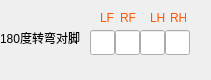
     <widget class="QWidget" name="widget_12" native="true">
      <property name="geometry">
       <rect>
        <x>340</x>
        <y>360</y>
        <width>211</width>
        <height>80</height>
       </rect>
      </property>
      <widget class="QLineEdit" name="edit_180TrotTurn_pressSet_lf">
       <property name="geometry">
        <rect>
         <x>90</x>
         <y>30</y>
         <width>25</width>
         <height>25</height>
        </rect>
       </property>
       <property name="text">
        <string/>
       </property>
      </widget>
      <widget class="QLabel" name="label_104">
       <property name="geometry">
        <rect>
         <x>0</x>
         <y>30</y>
         <width>81</width>
         <height>16</height>
        </rect>
       </property>
       <property name="styleSheet">
        <string notr="true">font: 25 7pt &quot;Adobe 宋体 Std L&quot;;</string>
       </property>
       <property name="text">
        <string>180度转弯对脚</string>
       </property>
      </widget>
      <widget class="QLineEdit" name="edit_180TrotTurn_pressSet_rf">
       <property name="geometry">
        <rect>
         <x>115</x>
         <y>30</y>
         <width>25</width>
         <height>25</height>
        </rect>
       </property>
       <property name="text">
        <string/>
       </property>
      </widget>
      <widget class="QLineEdit" name="edit_180TrotTurn_pressSet_lh">
       <property name="geometry">
        <rect>
         <x>140</x>
         <y>30</y>
         <width>25</width>
         <height>25</height>
        </rect>
       </property>
       <property name="text">
        <string/>
       </property>
      </widget>
      <widget class="QLineEdit" name="edit_180TrotTurn_pressSet_rh">
       <property name="geometry">
        <rect>
         <x>165</x>
         <y>30</y>
         <width>25</width>
         <height>25</height>
        </rect>
       </property>
       <property name="text">
        <string/>
       </property>
      </widget>
      <widget class="QLabel" name="label_105">
       <property name="geometry">
        <rect>
         <x>100</x>
         <y>10</y>
         <width>16</width>
         <height>16</height>
        </rect>
       </property>
       <property name="styleSheet">
        <string notr="true">font: 25 6pt &quot;Adobe 宋体 Std L&quot;;
color: rgb(255, 85, 0);</string>
       </property>
       <property name="text">
        <string>LF</string>
       </property>
      </widget>
      <widget class="QLabel" name="label_106">
       <property name="geometry">
        <rect>
         <x>120</x>
         <y>10</y>
         <width>16</width>
         <height>16</height>
        </rect>
       </property>
       <property name="styleSheet">
        <string notr="true">font: 25 6pt &quot;Adobe 宋体 Std L&quot;;
color: rgb(255, 85, 0);</string>
       </property>
       <property name="text">
        <string>RF</string>
       </property>
      </widget>
      <widget class="QLabel" name="label_107">
       <property name="geometry">
        <rect>
         <x>150</x>
         <y>10</y>
         <width>16</width>
         <height>16</height>
        </rect>
       </property>
       <property name="styleSheet">
        <string notr="true">font: 25 6pt &quot;Adobe 宋体 Std L&quot;;
color: rgb(255, 85, 0);</string>
       </property>
       <property name="text">
        <string>LH</string>
       </property>
      </widget>
      <widget class="QLabel" name="label_108">
       <property name="geometry">
        <rect>
         <x>170</x>
         <y>10</y>
         <width>16</width>
         <height>16</height>
        </rect>
       </property>
       <property name="styleSheet">
        <string notr="true">font: 25 6pt &quot;Adobe 宋体 Std L&quot;;
color: rgb(255, 85, 0);</string>
       </property>
       <property name="text">
        <string>RH</string>
       </property>
      </widget>
     </widget>
